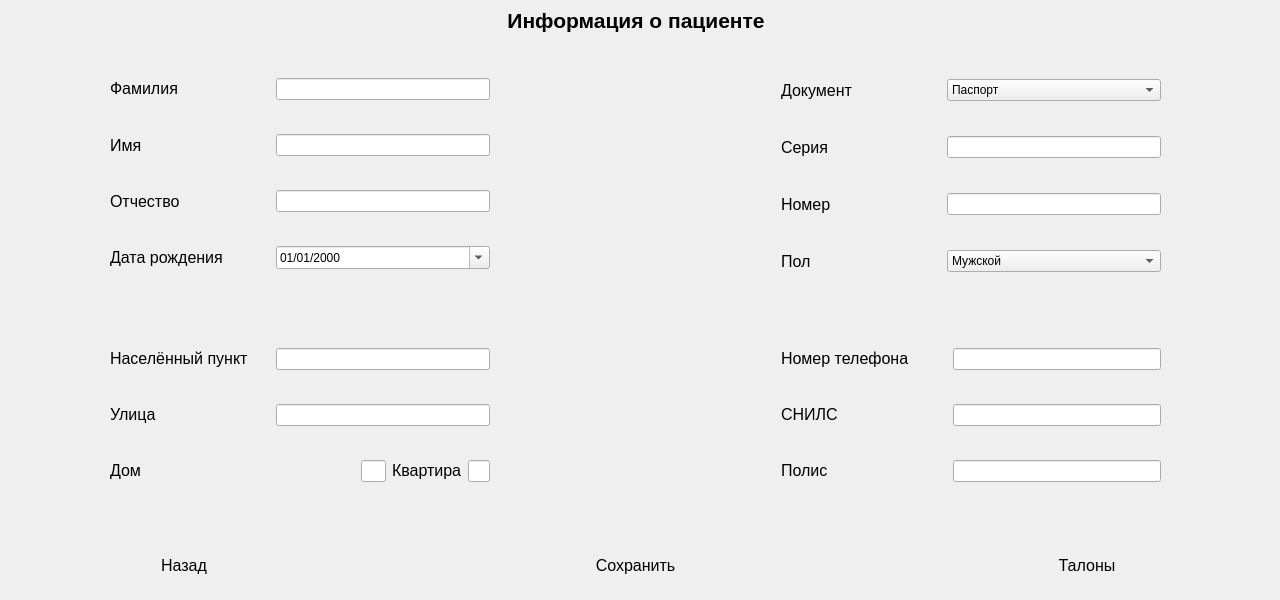
        <widget class="QWidget" name="ClientInfoPage">
         <widget class="QWidget" name="horizontalLayoutWidget_13">
          <property name="geometry">
           <rect>
            <x>110</x>
            <y>320</y>
            <width>1051</width>
            <height>191</height>
           </rect>
          </property>
          <layout class="QHBoxLayout" name="horizontalLayout_47" stretch="4,3,4">
           <item>
            <layout class="QVBoxLayout" name="verticalLayout_13">
             <item>
              <layout class="QHBoxLayout" name="horizontalLayout_48" stretch="3,4">
               <item>
                <widget class="QLabel" name="label_40">
                 <property name="font">
                  <font>
                   <pointsize>12</pointsize>
                  </font>
                 </property>
                 <property name="text">
                  <string>&lt;html&gt;&lt;head/&gt;&lt;body&gt;&lt;p&gt;Населённый пункт&lt;/p&gt;&lt;/body&gt;&lt;/html&gt;</string>
                 </property>
                </widget>
               </item>
               <item>
                <widget class="QLineEdit" name="PatientPageCity"/>
               </item>
              </layout>
             </item>
             <item>
              <layout class="QHBoxLayout" name="horizontalLayout_49" stretch="3,4">
               <item>
                <widget class="QLabel" name="label_41">
                 <property name="font">
                  <font>
                   <pointsize>12</pointsize>
                  </font>
                 </property>
                 <property name="text">
                  <string>&lt;html&gt;&lt;head/&gt;&lt;body&gt;&lt;p&gt;Улица&lt;/p&gt;&lt;/body&gt;&lt;/html&gt;</string>
                 </property>
                </widget>
               </item>
               <item>
                <widget class="QLineEdit" name="PatientPageStreet"/>
               </item>
              </layout>
             </item>
             <item>
              <layout class="QHBoxLayout" name="horizontalLayout_50" stretch="10,1,1">
               <item>
                <widget class="QLabel" name="label_42">
                 <property name="font">
                  <font>
                   <pointsize>12</pointsize>
                  </font>
                 </property>
                 <property name="text">
                  <string>&lt;html&gt;&lt;head/&gt;&lt;body&gt;&lt;p&gt;Дом&lt;/p&gt;&lt;/body&gt;&lt;/html&gt;</string>
                 </property>
                </widget>
               </item>
               <item>
                <widget class="QLineEdit" name="PatientPageHouseNumber"/>
               </item>
               <item>
                <layout class="QHBoxLayout" name="horizontalLayout_51" stretch="3,6">
                 <item>
                  <widget class="QLabel" name="label_43">
                   <property name="font">
                    <font>
                     <pointsize>12</pointsize>
                    </font>
                   </property>
                   <property name="text">
                    <string>&lt;html&gt;&lt;head/&gt;&lt;body&gt;&lt;p&gt;Квартира&lt;/p&gt;&lt;/body&gt;&lt;/html&gt;</string>
                   </property>
                  </widget>
                 </item>
                 <item>
                  <widget class="QLineEdit" name="PatientPageApartmentNumber"/>
                 </item>
                </layout>
               </item>
              </layout>
             </item>
            </layout>
           </item>
           <item>
            <spacer name="horizontalSpacer_13">
             <property name="orientation">
              <enum>Qt::Horizontal</enum>
             </property>
             <property name="sizeHint" stdset="0">
              <size>
               <width>40</width>
               <height>20</height>
              </size>
             </property>
            </spacer>
           </item>
           <item>
            <layout class="QVBoxLayout" name="verticalLayout_14">
             <item>
              <layout class="QHBoxLayout" name="horizontalLayout_52" stretch="4,5">
               <item>
                <widget class="QLabel" name="label_44">
                 <property name="font">
                  <font>
                   <pointsize>12</pointsize>
                  </font>
                 </property>
                 <property name="text">
                  <string>&lt;html&gt;&lt;head/&gt;&lt;body&gt;&lt;p&gt;Номер телефона&lt;/p&gt;&lt;/body&gt;&lt;/html&gt;</string>
                 </property>
                </widget>
               </item>
               <item>
                <widget class="QLineEdit" name="PatientPagePhoneNumber">
                 <property name="inputMethodHints">
                  <set>Qt::ImhDialableCharactersOnly</set>
                 </property>
                </widget>
               </item>
              </layout>
             </item>
             <item>
              <layout class="QHBoxLayout" name="horizontalLayout_53" stretch="4,5">
               <item>
                <widget class="QLabel" name="label_45">
                 <property name="font">
                  <font>
                   <pointsize>12</pointsize>
                  </font>
                 </property>
                 <property name="text">
                  <string>&lt;html&gt;&lt;head/&gt;&lt;body&gt;&lt;p&gt;СНИЛС&lt;/p&gt;&lt;/body&gt;&lt;/html&gt;</string>
                 </property>
                </widget>
               </item>
               <item>
                <widget class="QLineEdit" name="PatientPageIndividualInsuranceNumber">
                 <property name="inputMethodHints">
                  <set>Qt::ImhDigitsOnly</set>
                 </property>
                </widget>
               </item>
              </layout>
             </item>
             <item>
              <layout class="QHBoxLayout" name="horizontalLayout_54" stretch="4,5">
               <item>
                <widget class="QLabel" name="label_46">
                 <property name="font">
                  <font>
                   <pointsize>12</pointsize>
                  </font>
                 </property>
                 <property name="text">
                  <string>&lt;html&gt;&lt;head/&gt;&lt;body&gt;&lt;p&gt;Полис&lt;/p&gt;&lt;/body&gt;&lt;/html&gt;</string>
                 </property>
                </widget>
               </item>
               <item>
                <widget class="QLineEdit" name="PatientPageMedicalInsuranceNumber">
                 <property name="inputMethodHints">
                  <set>Qt::ImhDigitsOnly</set>
                 </property>
                </widget>
               </item>
              </layout>
             </item>
            </layout>
           </item>
          </layout>
         </widget>
         <widget class="QWidget" name="horizontalLayoutWidget_14">
          <property name="geometry">
           <rect>
            <x>110</x>
            <y>50</y>
            <width>1051</width>
            <height>251</height>
           </rect>
          </property>
          <layout class="QHBoxLayout" name="horizontalLayout_55" stretch="4,3,4">
           <item>
            <layout class="QVBoxLayout" name="verticalLayout_15">
             <item>
              <layout class="QHBoxLayout" name="horizontalLayout_56" stretch="3,4">
               <item>
                <widget class="QLabel" name="label_47">
                 <property name="font">
                  <font>
                   <pointsize>12</pointsize>
                  </font>
                 </property>
                 <property name="text">
                  <string>&lt;html&gt;&lt;head/&gt;&lt;body&gt;&lt;p&gt;Фамилия&lt;/p&gt;&lt;/body&gt;&lt;/html&gt;</string>
                 </property>
                </widget>
               </item>
               <item>
                <widget class="QLineEdit" name="PatientPageLastName"/>
               </item>
              </layout>
             </item>
             <item>
              <layout class="QHBoxLayout" name="horizontalLayout_57" stretch="3,4">
               <item>
                <widget class="QLabel" name="label_48">
                 <property name="font">
                  <font>
                   <pointsize>12</pointsize>
                  </font>
                 </property>
                 <property name="text">
                  <string>Имя</string>
                 </property>
                </widget>
               </item>
               <item>
                <widget class="QLineEdit" name="PatientPageFirstName"/>
               </item>
              </layout>
             </item>
             <item>
              <layout class="QHBoxLayout" name="horizontalLayout_58" stretch="3,4">
               <item>
                <widget class="QLabel" name="label_49">
                 <property name="font">
                  <font>
                   <pointsize>12</pointsize>
                  </font>
                 </property>
                 <property name="text">
                  <string>Отчество</string>
                 </property>
                </widget>
               </item>
               <item>
                <widget class="QLineEdit" name="PatientPageMiddleName"/>
               </item>
              </layout>
             </item>
             <item>
              <layout class="QHBoxLayout" name="horizontalLayout_59" stretch="3,4">
               <item>
                <widget class="QLabel" name="label_50">
                 <property name="font">
                  <font>
                   <pointsize>12</pointsize>
                  </font>
                 </property>
                 <property name="text">
                  <string>Дата рождения</string>
                 </property>
                </widget>
               </item>
               <item>
                <widget class="QDateEdit" name="PatientPageDateOfBirth">
                 <property name="displayFormat">
                  <string>dd/MM/yyyy</string>
                 </property>
                 <property name="calendarPopup">
                  <bool>true</bool>
                 </property>
                </widget>
               </item>
              </layout>
             </item>
            </layout>
           </item>
           <item>
            <spacer name="horizontalSpacer_14">
             <property name="orientation">
              <enum>Qt::Horizontal</enum>
             </property>
             <property name="sizeHint" stdset="0">
              <size>
               <width>40</width>
               <height>20</height>
              </size>
             </property>
            </spacer>
           </item>
           <item>
            <layout class="QVBoxLayout" name="verticalLayout_16">
             <item>
              <layout class="QHBoxLayout" name="horizontalLayout_60" stretch="3,4">
               <item>
                <widget class="QLabel" name="label_51">
                 <property name="font">
                  <font>
                   <pointsize>12</pointsize>
                  </font>
                 </property>
                 <property name="text">
                  <string>Документ</string>
                 </property>
                </widget>
               </item>
               <item>
                <widget class="QComboBox" name="PatientPageDocumentType">
                 <property name="currentText">
                  <string>Паспорт</string>
                 </property>
                 <item>
                  <property name="text">
                   <string>Паспорт</string>
                  </property>
                 </item>
                 <item>
                  <property name="text">
                   <string>Водительские права</string>
                  </property>
                 </item>
                </widget>
               </item>
              </layout>
             </item>
             <item>
              <layout class="QHBoxLayout" name="horizontalLayout_61" stretch="3,4">
               <item>
                <widget class="QLabel" name="label_52">
                 <property name="font">
                  <font>
                   <pointsize>12</pointsize>
                  </font>
                 </property>
                 <property name="text">
                  <string>Серия</string>
                 </property>
                </widget>
               </item>
               <item>
                <widget class="QLineEdit" name="PatientPageDocumentSeries">
                 <property name="inputMethodHints">
                  <set>Qt::ImhDigitsOnly</set>
                 </property>
                 <property name="maxLength">
                  <number>4</number>
                 </property>
                </widget>
               </item>
              </layout>
             </item>
             <item>
              <layout class="QHBoxLayout" name="horizontalLayout_62" stretch="3,4">
               <item>
                <widget class="QLabel" name="label_53">
                 <property name="font">
                  <font>
                   <pointsize>12</pointsize>
                  </font>
                 </property>
                 <property name="text">
                  <string>Номер</string>
                 </property>
                </widget>
               </item>
               <item>
                <widget class="QLineEdit" name="PatientPageDocumentNumber">
                 <property name="inputMethodHints">
                  <set>Qt::ImhDigitsOnly</set>
                 </property>
                 <property name="maxLength">
                  <number>6</number>
                 </property>
                </widget>
               </item>
              </layout>
             </item>
             <item>
              <layout class="QHBoxLayout" name="horizontalLayout_63" stretch="3,4">
               <item>
                <widget class="QLabel" name="label_54">
                 <property name="font">
                  <font>
                   <pointsize>12</pointsize>
                  </font>
                 </property>
                 <property name="text">
                  <string>Пол</string>
                 </property>
                </widget>
               </item>
               <item>
                <widget class="QComboBox" name="PatientPageGender">
                 <item>
                  <property name="text">
                   <string>Мужской</string>
                  </property>
                 </item>
                 <item>
                  <property name="text">
                   <string>Женский</string>
                  </property>
                 </item>
                </widget>
               </item>
              </layout>
             </item>
            </layout>
           </item>
          </layout>
         </widget>
         <widget class="QWidget" name="horizontalLayoutWidget_15">
          <property name="geometry">
           <rect>
            <x>110</x>
            <y>540</y>
            <width>1051</width>
            <height>51</height>
           </rect>
          </property>
          <layout class="QHBoxLayout" name="horizontalLayout_64" stretch="1,2,1,2,1">
           <item>
            <widget class="QPushButton" name="BackToClientTableButton">
             <property name="sizePolicy">
              <sizepolicy hsizetype="Minimum" vsizetype="Preferred">
               <horstretch>0</horstretch>
               <verstretch>0</verstretch>
              </sizepolicy>
             </property>
             <property name="font">
              <font>
               <pointsize>12</pointsize>
              </font>
             </property>
             <property name="styleSheet">
              <string notr="true">border-radius: 25px;</string>
             </property>
             <property name="text">
              <string>Назад</string>
             </property>
            </widget>
           </item>
           <item>
            <spacer name="horizontalSpacer_15">
             <property name="orientation">
              <enum>Qt::Horizontal</enum>
             </property>
             <property name="sizeHint" stdset="0">
              <size>
               <width>40</width>
               <height>20</height>
              </size>
             </property>
            </spacer>
           </item>
           <item>
            <widget class="QPushButton" name="UpdatePatientInfoButton">
             <property name="sizePolicy">
              <sizepolicy hsizetype="Minimum" vsizetype="Preferred">
               <horstretch>0</horstretch>
               <verstretch>0</verstretch>
              </sizepolicy>
             </property>
             <property name="font">
              <font>
               <pointsize>12</pointsize>
              </font>
             </property>
             <property name="styleSheet">
              <string notr="true">border-radius: 25px;</string>
             </property>
             <property name="text">
              <string>Сохранить</string>
             </property>
            </widget>
           </item>
           <item>
            <spacer name="horizontalSpacer_16">
             <property name="orientation">
              <enum>Qt::Horizontal</enum>
             </property>
             <property name="sizeHint" stdset="0">
              <size>
               <width>40</width>
               <height>20</height>
              </size>
             </property>
            </spacer>
           </item>
           <item>
            <widget class="QPushButton" name="PatientPageTalonButton">
             <property name="sizePolicy">
              <sizepolicy hsizetype="Minimum" vsizetype="Preferred">
               <horstretch>0</horstretch>
               <verstretch>0</verstretch>
              </sizepolicy>
             </property>
             <property name="font">
              <font>
               <pointsize>12</pointsize>
              </font>
             </property>
             <property name="styleSheet">
              <string notr="true">border-radius: 25px;</string>
             </property>
             <property name="text">
              <string>Талоны</string>
             </property>
            </widget>
           </item>
          </layout>
         </widget>
         <widget class="QWidget" name="horizontalLayoutWidget_18">
          <property name="geometry">
           <rect>
            <x>0</x>
            <y>0</y>
            <width>1271</width>
            <height>41</height>
           </rect>
          </property>
          <layout class="QHBoxLayout" name="horizontalLayout_67">
           <item>
            <spacer name="horizontalSpacer_21">
             <property name="orientation">
              <enum>Qt::Horizontal</enum>
             </property>
             <property name="sizeHint" stdset="0">
              <size>
               <width>40</width>
               <height>20</height>
              </size>
             </property>
            </spacer>
           </item>
           <item>
            <widget class="QLabel" name="label_56">
             <property name="text">
              <string>&lt;html&gt;&lt;head/&gt;&lt;body&gt;&lt;p align=&quot;center&quot;&gt;&lt;span style=&quot; font-size:16pt; font-weight:600;&quot;&gt;Информация о пациенте&lt;/span&gt;&lt;/p&gt;&lt;/body&gt;&lt;/html&gt;</string>
             </property>
            </widget>
           </item>
           <item>
            <spacer name="horizontalSpacer_22">
             <property name="orientation">
              <enum>Qt::Horizontal</enum>
             </property>
             <property name="sizeHint" stdset="0">
              <size>
               <width>40</width>
               <height>20</height>
              </size>
             </property>
            </spacer>
           </item>
          </layout>
         </widget>
        </widget>
